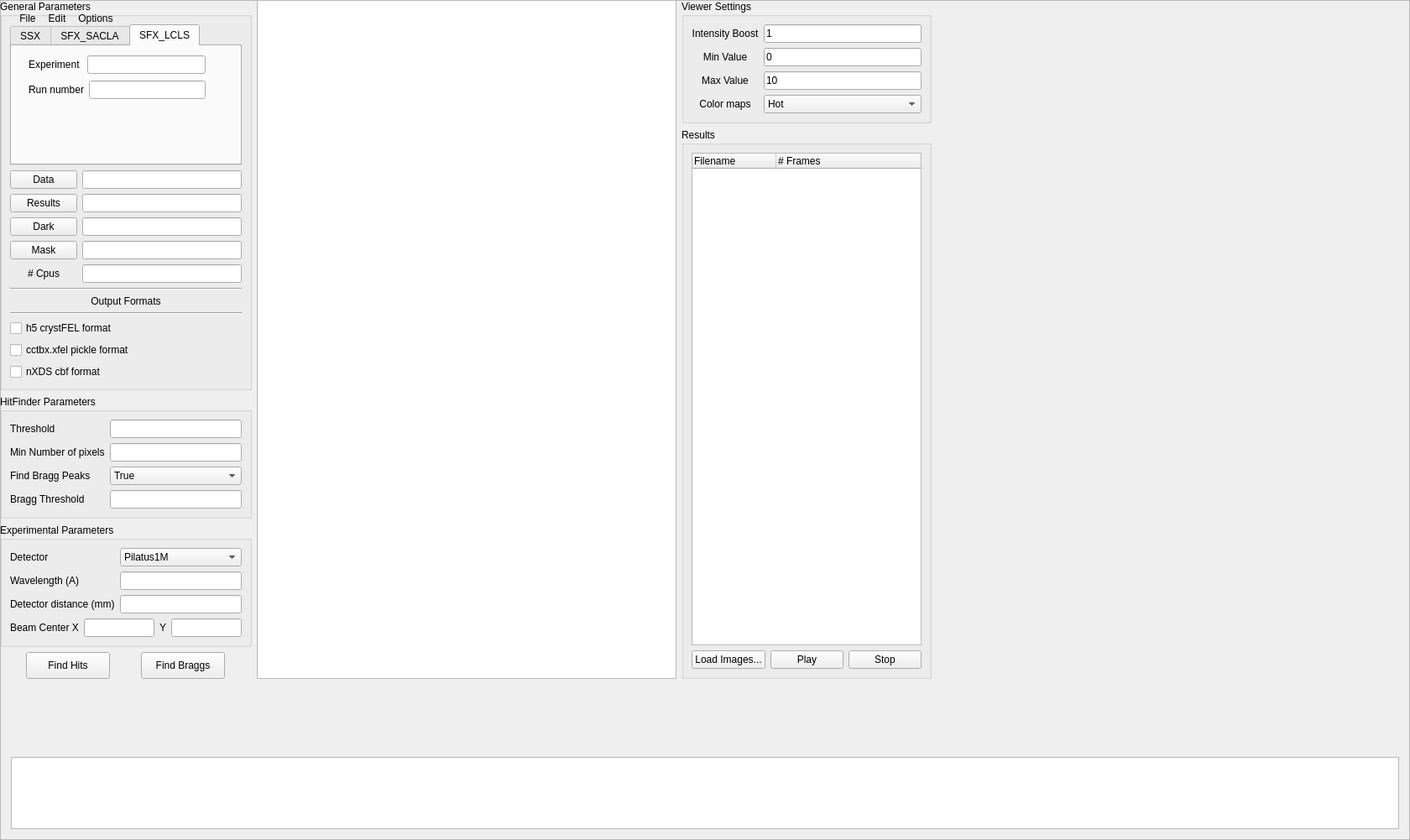
<?xml version="1.0" encoding="UTF-8"?>
<ui version="4.0">
 <class>NPC</class>
 <widget class="QFrame" name="NPC">
  <property name="geometry">
   <rect>
    <x>0</x>
    <y>0</y>
    <width>1680</width>
    <height>1001</height>
   </rect>
  </property>
  <property name="windowTitle">
   <string>Frame</string>
  </property>
  <property name="frameShape">
   <enum>QFrame::StyledPanel</enum>
  </property>
  <property name="frameShadow">
   <enum>QFrame::Raised</enum>
  </property>
  <widget class="QMenuBar" name="menubar">
   <property name="geometry">
    <rect>
     <x>13</x>
     <y>13</y>
     <width>218</width>
     <height>22</height>
    </rect>
   </property>
   <widget class="QMenu" name="menuFile">
    <property name="title">
     <string>File</string>
    </property>
    <addaction name="actionLoad_Images"/>
    <addaction name="actionLoad_geometry"/>
    <addaction name="actionClose"/>
   </widget>
   <widget class="QMenu" name="menuEdit">
    <property name="title">
     <string>Edit</string>
    </property>
   </widget>
   <widget class="QMenu" name="menuOptions">
    <property name="title">
     <string>Options</string>
    </property>
    <widget class="QMenu" name="menuBragg_Peaks_Form">
     <property name="title">
      <string>Bragg Peaks Form</string>
     </property>
     <addaction name="actionRings"/>
     <addaction name="actionSquares"/>
    </widget>
    <addaction name="actionShow_Beam_Center"/>
    <addaction name="actionShow_resolution_rings"/>
    <addaction name="actionShow_Bragg_Peaks"/>
    <addaction name="actionBragg_Peaks_Size"/>
    <addaction name="menuBragg_Peaks_Form"/>
    <addaction name="actionBragg_Peaks_Color"/>
    <addaction name="actionOverride_Bragg_search_safeguards"/>
   </widget>
   <addaction name="menuFile"/>
   <addaction name="menuEdit"/>
   <addaction name="menuOptions"/>
  </widget>
  <widget class="QWidget" name="">
   <layout class="QHBoxLayout" name="horizontalLayout_8">
    <item>
     <layout class="QVBoxLayout" name="verticalLayout_6">
      <property name="sizeConstraint">
       <enum>QLayout::SetFixedSize</enum>
      </property>
      <item>
       <widget class="QGroupBox" name="groupBox">
        <property name="minimumSize">
         <size>
          <width>300</width>
          <height>0</height>
         </size>
        </property>
        <property name="maximumSize">
         <size>
          <width>300</width>
          <height>16777215</height>
         </size>
        </property>
        <property name="title">
         <string>General Parameters</string>
        </property>
        <property name="checkable">
         <bool>false</bool>
        </property>
        <layout class="QVBoxLayout" name="verticalLayout_2">
         <item>
          <widget class="QTabWidget" name="ExperimentTabWidget">
           <property name="currentIndex">
            <number>2</number>
           </property>
           <widget class="QWidget" name="SSX">
            <attribute name="title">
             <string>SSX</string>
            </attribute>
            <layout class="QGridLayout" name="gridLayout">
             <item row="0" column="0">
              <widget class="QLabel" name="label">
               <property name="text">
                <string>Filename root</string>
               </property>
              </widget>
             </item>
             <item row="0" column="1">
              <widget class="QLineEdit" name="RootSSX"/>
             </item>
             <item row="1" column="0">
              <widget class="QLabel" name="label_2">
               <property name="text">
                <string>File extension</string>
               </property>
              </widget>
             </item>
             <item row="1" column="1">
              <widget class="QLineEdit" name="FileExtensionSSX"/>
             </item>
            </layout>
           </widget>
           <widget class="QWidget" name="SACLA">
            <attribute name="title">
             <string>SFX_SACLA</string>
            </attribute>
            <layout class="QHBoxLayout" name="horizontalLayout_3">
             <item>
              <widget class="QLabel" name="label_23">
               <property name="text">
                <string>Run number</string>
               </property>
              </widget>
             </item>
             <item>
              <widget class="QLineEdit" name="RunNumberSFX"/>
             </item>
            </layout>
           </widget>
           <widget class="QWidget" name="LCLS">
            <attribute name="title">
             <string>SFX_LCLS</string>
            </attribute>
            <widget class="QWidget" name="layoutWidget">
             <property name="geometry">
              <rect>
               <x>20</x>
               <y>9</y>
               <width>211</width>
               <height>58</height>
              </rect>
             </property>
             <layout class="QVBoxLayout" name="verticalLayout_3">
              <item>
               <layout class="QHBoxLayout" name="horizontalLayout_4">
                <item>
                 <widget class="QLabel" name="label_21">
                  <property name="text">
                   <string>Experiment </string>
                  </property>
                 </widget>
                </item>
                <item>
                 <widget class="QLineEdit" name="ExperimentLCLS"/>
                </item>
               </layout>
              </item>
              <item>
               <layout class="QHBoxLayout" name="horizontalLayout_5">
                <item>
                 <widget class="QLabel" name="label_22">
                  <property name="text">
                   <string>Run number</string>
                  </property>
                 </widget>
                </item>
                <item>
                 <widget class="QLineEdit" name="RunnumberLCLS"/>
                </item>
               </layout>
              </item>
             </layout>
            </widget>
           </widget>
          </widget>
         </item>
         <item>
          <layout class="QGridLayout" name="gridLayout_2">
           <item row="0" column="0">
            <widget class="QPushButton" name="DataPathBut">
             <property name="text">
              <string>Data</string>
             </property>
            </widget>
           </item>
           <item row="0" column="1">
            <widget class="QLineEdit" name="DataPath"/>
           </item>
           <item row="1" column="0">
            <widget class="QPushButton" name="ResPathBut">
             <property name="text">
              <string>Results</string>
             </property>
            </widget>
           </item>
           <item row="1" column="1">
            <widget class="QLineEdit" name="ResultsPath">
             <property name="text">
              <string/>
             </property>
            </widget>
           </item>
           <item row="2" column="0">
            <widget class="QPushButton" name="DarkPathBut">
             <property name="text">
              <string>Dark</string>
             </property>
            </widget>
           </item>
           <item row="2" column="1">
            <widget class="QLineEdit" name="DarkPath"/>
           </item>
           <item row="3" column="0">
            <widget class="QPushButton" name="MaskPathBut">
             <property name="text">
              <string>Mask</string>
             </property>
            </widget>
           </item>
           <item row="3" column="1">
            <widget class="QLineEdit" name="MaskPath"/>
           </item>
           <item row="4" column="0">
            <widget class="QLabel" name="label_8">
             <property name="text">
              <string># Cpus</string>
             </property>
             <property name="alignment">
              <set>Qt::AlignCenter</set>
             </property>
            </widget>
           </item>
           <item row="4" column="1">
            <widget class="QLineEdit" name="cpus"/>
           </item>
          </layout>
         </item>
         <item>
          <widget class="Line" name="line_2">
           <property name="orientation">
            <enum>Qt::Horizontal</enum>
           </property>
          </widget>
         </item>
         <item>
          <layout class="QVBoxLayout" name="verticalLayout">
           <item>
            <widget class="QLabel" name="label_18">
             <property name="text">
              <string>Output Formats</string>
             </property>
             <property name="alignment">
              <set>Qt::AlignBottom|Qt::AlignHCenter</set>
             </property>
            </widget>
           </item>
           <item>
            <widget class="Line" name="line">
             <property name="orientation">
              <enum>Qt::Horizontal</enum>
             </property>
            </widget>
           </item>
           <item>
            <widget class="QCheckBox" name="hdf5out">
             <property name="text">
              <string>h5 crystFEL format</string>
             </property>
            </widget>
           </item>
           <item>
            <widget class="QCheckBox" name="cctbxout">
             <property name="text">
              <string>cctbx.xfel pickle format</string>
             </property>
            </widget>
           </item>
           <item>
            <widget class="QCheckBox" name="cbfout">
             <property name="text">
              <string>nXDS cbf format</string>
             </property>
            </widget>
           </item>
          </layout>
         </item>
        </layout>
       </widget>
      </item>
      <item>
       <widget class="QGroupBox" name="groupBox_2">
        <property name="minimumSize">
         <size>
          <width>300</width>
          <height>0</height>
         </size>
        </property>
        <property name="maximumSize">
         <size>
          <width>300</width>
          <height>16777215</height>
         </size>
        </property>
        <property name="title">
         <string>HitFinder Parameters</string>
        </property>
        <layout class="QVBoxLayout" name="verticalLayout_4">
         <item>
          <layout class="QGridLayout" name="gridLayout_3">
           <item row="0" column="0">
            <widget class="QLabel" name="label_3">
             <property name="text">
              <string>Threshold</string>
             </property>
            </widget>
           </item>
           <item row="0" column="1">
            <widget class="QLineEdit" name="Threshold"/>
           </item>
           <item row="1" column="0">
            <widget class="QLabel" name="label_4">
             <property name="text">
              <string>Min Number of pixels</string>
             </property>
            </widget>
           </item>
           <item row="1" column="1">
            <widget class="QLineEdit" name="Npixels"/>
           </item>
           <item row="2" column="0">
            <widget class="QLabel" name="label_5">
             <property name="text">
              <string>Find Bragg Peaks</string>
             </property>
            </widget>
           </item>
           <item row="2" column="1">
            <widget class="QComboBox" name="FindBragg">
             <item>
              <property name="text">
               <string>True</string>
              </property>
             </item>
             <item>
              <property name="text">
               <string>False</string>
              </property>
             </item>
            </widget>
           </item>
           <item row="3" column="0">
            <widget class="QLabel" name="label_6">
             <property name="text">
              <string>Bragg Threshold</string>
             </property>
            </widget>
           </item>
           <item row="3" column="1">
            <widget class="QLineEdit" name="BraggThreshold"/>
           </item>
          </layout>
         </item>
        </layout>
       </widget>
      </item>
      <item>
       <widget class="QGroupBox" name="groupBox_3">
        <property name="minimumSize">
         <size>
          <width>300</width>
          <height>0</height>
         </size>
        </property>
        <property name="maximumSize">
         <size>
          <width>300</width>
          <height>16777215</height>
         </size>
        </property>
        <property name="title">
         <string>Experimental Parameters</string>
        </property>
        <layout class="QVBoxLayout" name="verticalLayout_5">
         <item>
          <layout class="QGridLayout" name="gridLayout_6">
           <item row="0" column="0">
            <widget class="QLabel" name="label_13">
             <property name="text">
              <string>Detector</string>
             </property>
            </widget>
           </item>
           <item row="0" column="1">
            <widget class="QComboBox" name="Detector">
             <item>
              <property name="text">
               <string>Pilatus1M</string>
              </property>
             </item>
             <item>
              <property name="text">
               <string>Pilatus2M</string>
              </property>
             </item>
             <item>
              <property name="text">
               <string>Pilatus6M</string>
              </property>
             </item>
             <item>
              <property name="text">
               <string>EIger1M</string>
              </property>
             </item>
             <item>
              <property name="text">
               <string>Eiger4M</string>
              </property>
             </item>
             <item>
              <property name="text">
               <string>MPCCD</string>
              </property>
             </item>
             <item>
              <property name="text">
               <string>CSPAD</string>
              </property>
             </item>
            </widget>
           </item>
           <item row="1" column="0">
            <widget class="QLabel" name="label_14">
             <property name="text">
              <string>Wavelength (A)</string>
             </property>
            </widget>
           </item>
           <item row="1" column="1">
            <widget class="QLineEdit" name="Wavelength"/>
           </item>
           <item row="2" column="0">
            <widget class="QLabel" name="label_15">
             <property name="text">
              <string>Detector distance (mm)</string>
             </property>
            </widget>
           </item>
           <item row="2" column="1">
            <widget class="QLineEdit" name="distance"/>
           </item>
           <item row="3" column="0" colspan="2">
            <layout class="QHBoxLayout" name="horizontalLayout">
             <item>
              <widget class="QLabel" name="label_16">
               <property name="text">
                <string>Beam Center X</string>
               </property>
              </widget>
             </item>
             <item>
              <widget class="QLineEdit" name="beamX"/>
             </item>
             <item>
              <widget class="QLabel" name="label_17">
               <property name="text">
                <string>Y</string>
               </property>
              </widget>
             </item>
             <item>
              <widget class="QLineEdit" name="beamY">
               <property name="text">
                <string/>
               </property>
              </widget>
             </item>
            </layout>
           </item>
          </layout>
         </item>
        </layout>
       </widget>
      </item>
      <item>
       <layout class="QHBoxLayout" name="horizontalLayout_2">
        <property name="sizeConstraint">
         <enum>QLayout::SetMinimumSize</enum>
        </property>
        <item>
         <widget class="QPushButton" name="PlayButton_2">
          <property name="minimumSize">
           <size>
            <width>100</width>
            <height>32</height>
           </size>
          </property>
          <property name="maximumSize">
           <size>
            <width>100</width>
            <height>32</height>
           </size>
          </property>
          <property name="text">
           <string>Find Hits</string>
          </property>
         </widget>
        </item>
        <item>
         <widget class="QPushButton" name="FindBraggsButton">
          <property name="minimumSize">
           <size>
            <width>100</width>
            <height>32</height>
           </size>
          </property>
          <property name="maximumSize">
           <size>
            <width>100</width>
            <height>32</height>
           </size>
          </property>
          <property name="text">
           <string>Find Braggs</string>
          </property>
         </widget>
        </item>
       </layout>
      </item>
     </layout>
    </item>
    <item>
     <widget class="GraphicsLayoutWidget" name="graphicsView">
      <property name="sizePolicy">
       <sizepolicy hsizetype="Expanding" vsizetype="Expanding">
        <horstretch>1</horstretch>
        <verstretch>1</verstretch>
       </sizepolicy>
      </property>
      <property name="minimumSize">
       <size>
        <width>500</width>
        <height>500</height>
       </size>
      </property>
      <property name="acceptDrops">
       <bool>false</bool>
      </property>
     </widget>
    </item>
    <item>
     <layout class="QVBoxLayout" name="verticalLayout_8">
      <item>
       <widget class="QGroupBox" name="groupBox_4">
        <property name="title">
         <string>Viewer Settings</string>
        </property>
        <layout class="QHBoxLayout" name="horizontalLayout_6">
         <item>
          <layout class="QGridLayout" name="gridLayout_4">
           <item row="0" column="1">
            <widget class="QLineEdit" name="Boost">
             <property name="text">
              <string>1</string>
             </property>
            </widget>
           </item>
           <item row="3" column="1">
            <widget class="QComboBox" name="ColorMap">
             <item>
              <property name="text">
               <string>Hot</string>
              </property>
             </item>
             <item>
              <property name="text">
               <string>Gray</string>
              </property>
             </item>
             <item>
              <property name="text">
               <string>Gray_r</string>
              </property>
             </item>
             <item>
              <property name="text">
               <string>YGB_r</string>
              </property>
             </item>
             <item>
              <property name="text">
               <string>Blues</string>
              </property>
             </item>
             <item>
              <property name="text">
               <string>Blues_r</string>
              </property>
             </item>
             <item>
              <property name="text">
               <string>Reds</string>
              </property>
             </item>
             <item>
              <property name="text">
               <string>Reds_r</string>
              </property>
             </item>
             <item>
              <property name="text">
               <string>Jet</string>
              </property>
             </item>
             <item>
              <property name="text">
               <string>Spectral</string>
              </property>
             </item>
             <item>
              <property name="text">
               <string>Spectral_r</string>
              </property>
             </item>
            </widget>
           </item>
           <item row="1" column="1">
            <widget class="QLineEdit" name="Min">
             <property name="text">
              <string>0</string>
             </property>
            </widget>
           </item>
           <item row="2" column="0">
            <widget class="QLabel" name="label_9">
             <property name="text">
              <string>Max Value</string>
             </property>
             <property name="alignment">
              <set>Qt::AlignCenter</set>
             </property>
            </widget>
           </item>
           <item row="1" column="0">
            <widget class="QLabel" name="label_11">
             <property name="text">
              <string>Min Value</string>
             </property>
             <property name="alignment">
              <set>Qt::AlignCenter</set>
             </property>
            </widget>
           </item>
           <item row="3" column="0">
            <widget class="QLabel" name="label_12">
             <property name="text">
              <string>Color maps</string>
             </property>
             <property name="alignment">
              <set>Qt::AlignCenter</set>
             </property>
            </widget>
           </item>
           <item row="2" column="1">
            <widget class="QLineEdit" name="Max">
             <property name="text">
              <string>10</string>
             </property>
            </widget>
           </item>
           <item row="0" column="0">
            <widget class="QLabel" name="label_10">
             <property name="text">
              <string>Intensity Boost</string>
             </property>
             <property name="alignment">
              <set>Qt::AlignCenter</set>
             </property>
            </widget>
           </item>
          </layout>
         </item>
        </layout>
       </widget>
      </item>
      <item>
       <widget class="QGroupBox" name="groupBox_5">
        <property name="title">
         <string>Results</string>
        </property>
        <layout class="QVBoxLayout" name="verticalLayout_7">
         <item>
          <widget class="TestListView" name="treeWidget">
           <property name="sizePolicy">
            <sizepolicy hsizetype="Expanding" vsizetype="Expanding">
             <horstretch>0</horstretch>
             <verstretch>1</verstretch>
            </sizepolicy>
           </property>
           <property name="minimumSize">
            <size>
             <width>274</width>
             <height>587</height>
            </size>
           </property>
           <property name="maximumSize">
            <size>
             <width>274</width>
             <height>16777215</height>
            </size>
           </property>
           <property name="acceptDrops">
            <bool>true</bool>
           </property>
           <property name="dragDropMode">
            <enum>QAbstractItemView::DragDrop</enum>
           </property>
           <property name="defaultDropAction">
            <enum>Qt::CopyAction</enum>
           </property>
           <property name="alternatingRowColors">
            <bool>false</bool>
           </property>
           <property name="indentation">
            <number>20</number>
           </property>
           <property name="uniformRowHeights">
            <bool>true</bool>
           </property>
           <column>
            <property name="text">
             <string>Filename</string>
            </property>
           </column>
           <column>
            <property name="text">
             <string># Frames</string>
            </property>
           </column>
          </widget>
         </item>
         <item>
          <layout class="QHBoxLayout" name="horizontalLayout_7">
           <item>
            <widget class="QPushButton" name="LoadResultsBut">
             <property name="text">
              <string>Load Images...</string>
             </property>
            </widget>
           </item>
           <item>
            <widget class="QPushButton" name="PlayButton">
             <property name="text">
              <string>Play</string>
             </property>
            </widget>
           </item>
           <item>
            <widget class="QPushButton" name="StopButton">
             <property name="text">
              <string>Stop</string>
             </property>
            </widget>
           </item>
          </layout>
         </item>
        </layout>
       </widget>
      </item>
     </layout>
    </item>
   </layout>
  </widget>
  <widget class="QPlainTextEdit" name="Log">
   <property name="geometry">
    <rect>
     <x>13</x>
     <y>902</y>
     <width>1654</width>
     <height>86</height>
    </rect>
   </property>
  </widget>
  <action name="actionLoad_Images">
   <property name="text">
    <string>Load Images</string>
   </property>
  </action>
  <action name="actionLoad_geometry">
   <property name="text">
    <string>Load geometry</string>
   </property>
  </action>
  <action name="actionClose">
   <property name="text">
    <string>Close</string>
   </property>
  </action>
  <action name="actionRings">
   <property name="text">
    <string>Rings</string>
   </property>
  </action>
  <action name="actionBragg_Peaks_Size">
   <property name="text">
    <string>Bragg Peaks Size</string>
   </property>
  </action>
  <action name="actionBragg_Peaks_Color">
   <property name="text">
    <string>Bragg Peaks Color</string>
   </property>
  </action>
  <action name="actionOverride_Bragg_search_safeguards">
   <property name="text">
    <string>Override Bragg search safeguards</string>
   </property>
  </action>
  <action name="actionShow_Beam_Center">
   <property name="text">
    <string>Show Beam Center</string>
   </property>
  </action>
  <action name="actionShow_resolution_rings">
   <property name="text">
    <string>Show Resolution Rings</string>
   </property>
  </action>
  <action name="actionSquares">
   <property name="text">
    <string>Squares</string>
   </property>
  </action>
  <action name="actionShow_Bragg_Peaks">
   <property name="text">
    <string>Show Bragg Peaks</string>
   </property>
  </action>
 </widget>
 <customwidgets>
  <customwidget>
   <class>GraphicsLayoutWidget</class>
   <extends>QGraphicsView</extends>
   <header>pyqtgraph</header>
  </customwidget>
  <customwidget>
   <class>TestListView</class>
   <extends>QTreeWidget</extends>
   <header>NPC_Widgets</header>
  </customwidget>
 </customwidgets>
 <resources/>
 <connections/>
</ui>
